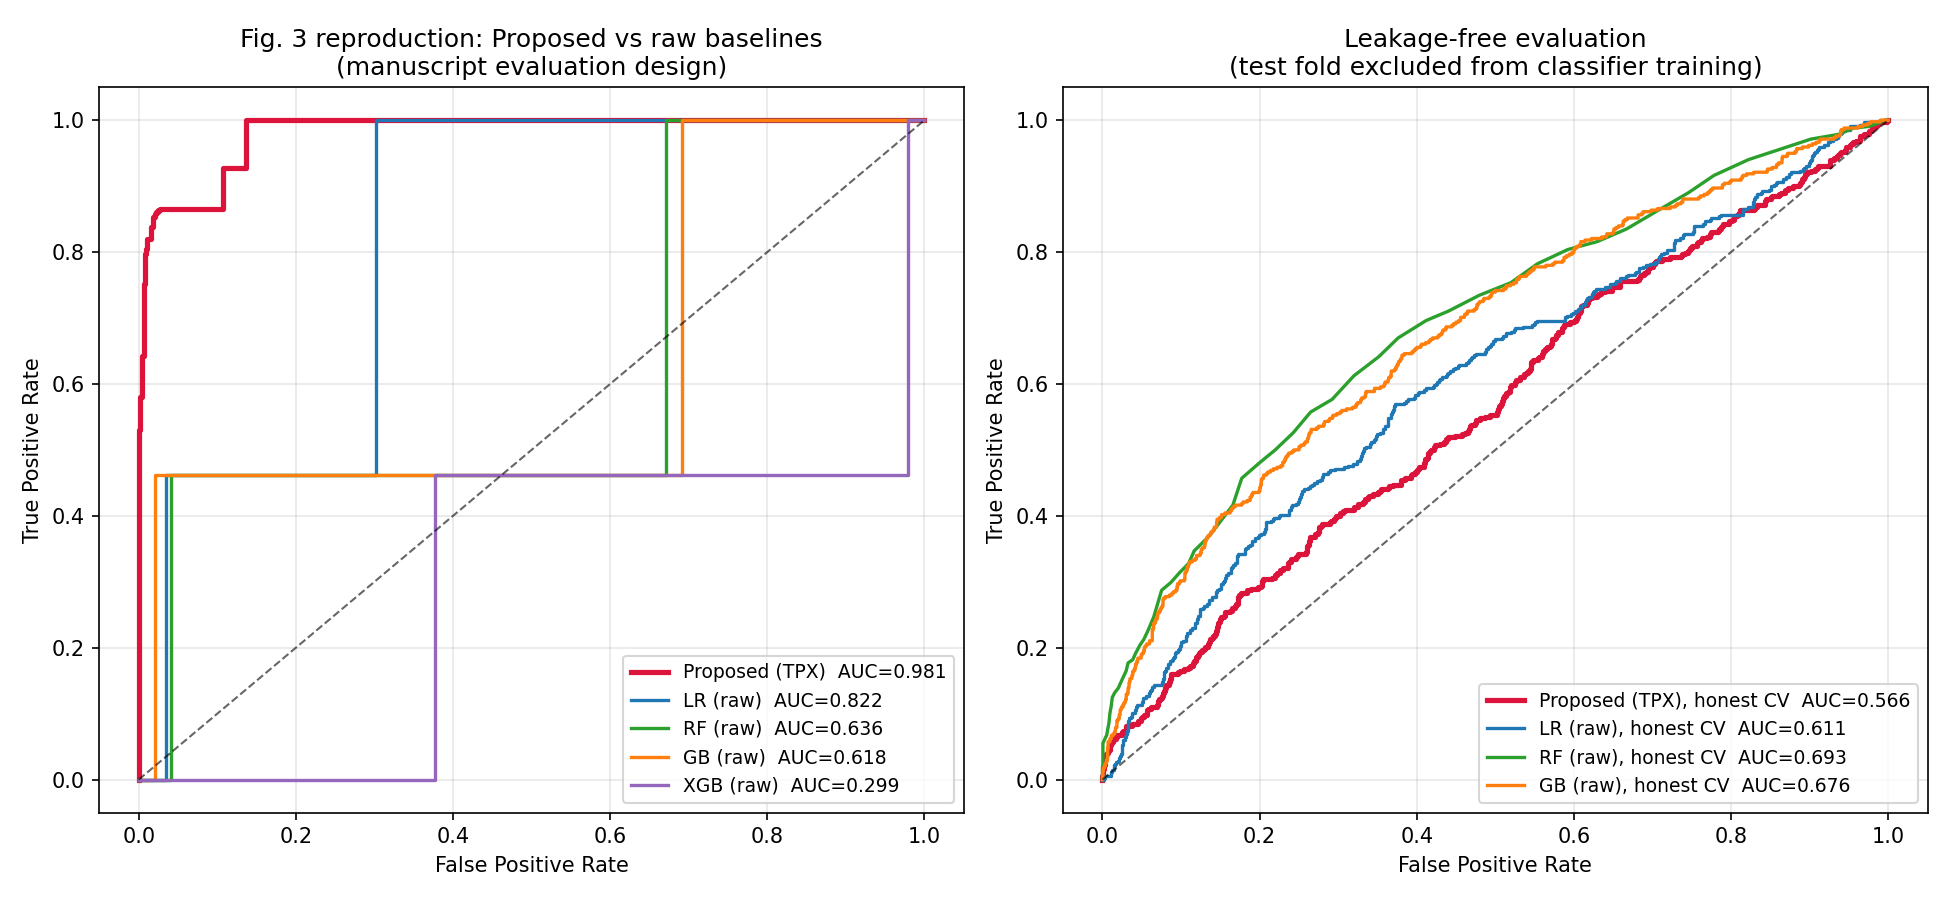

This chart was generated by the following Python code:
# coding: utf-8
"""Reproduce Figure 3 (ROC comparison: proposed TPX vs raw-feature baselines) and
add an honest leakage-free companion panel."""
import sys, warnings
warnings.filterwarnings("ignore")
sys.stdout.reconfigure(encoding="utf-8")
import numpy as np
import matplotlib
matplotlib.use("Agg")
import matplotlib.pyplot as plt
import xgboost as xgb
from sklearn.linear_model import LogisticRegression
from sklearn.ensemble import RandomForestClassifier, GradientBoostingClassifier
from sklearn.model_selection import StratifiedKFold
from sklearn.metrics import roc_curve, roc_auc_score
from repro_common import load_all, load_pca, embed_pca

SEED = 42
x_tr, y_tr, ts0x, ts0y, ts1x, ts1y = load_all()
pca = load_pca()
ytr = y_tr.astype(int)
ratio = np.sum(ytr == 0) / np.sum(ytr == 1)
F_tr = embed_pca(x_tr, pca)
F_ts0 = embed_pca(ts0x, pca); F_ts1 = embed_pca(ts1x, pca)

# ---------- LEFT PANEL: manuscript-style Figure 3 ----------
# Proposed curve = CV-pooled predictions of the fixed pipeline (manuscript design).
w = np.where(ytr == 1, 1.0 + 0.5 * (ratio - 1.0), 1.0)
fixed = xgb.train(dict(objective="multi:softprob", num_class=2, max_depth=6, seed=SEED),
                  xgb.DMatrix(F_tr, label=ytr, weight=w), num_boost_round=107)
skf = StratifiedKFold(n_splits=5, shuffle=True, random_state=SEED)
pooled_p, pooled_y = [], []
for tr_idx, te_idx in skf.split(F_tr, ytr):
    F_val = np.concatenate([F_tr[te_idx], F_ts0, F_ts1])
    y_val = np.concatenate([ytr[te_idx], ts0y, ts1y]).astype(int)
    pooled_p.append(fixed.predict(xgb.DMatrix(F_val))[:, 1]); pooled_y.append(y_val)
pooled_p = np.concatenate(pooled_p); pooled_y = np.concatenate(pooled_y)

# Baselines on raw 9-dim vectors, evaluated on the fixed held-out test set ts0+ts1.
Xr_tr = x_tr.reshape(len(x_tr), -1)
Xr_ts = np.concatenate([ts0x, ts1x]).reshape(len(ts0x) + len(ts1x), -1)
y_ts = np.concatenate([ts0y, ts1y]).astype(int)
base = {}
base["LR"] = LogisticRegression(max_iter=2000).fit(Xr_tr, ytr).predict_proba(Xr_ts)[:, 1]
base["RF"] = RandomForestClassifier(random_state=SEED).fit(Xr_tr, ytr).predict_proba(Xr_ts)[:, 1]
base["GB"] = GradientBoostingClassifier(random_state=SEED).fit(Xr_tr, ytr).predict_proba(Xr_ts)[:, 1]
bx = xgb.train(dict(objective="binary:logistic", max_depth=6, seed=SEED),
               xgb.DMatrix(Xr_tr, label=ytr), num_boost_round=100)
base["XGB"] = bx.predict(xgb.DMatrix(Xr_ts))

fig, axes = plt.subplots(1, 2, figsize=(13, 6))
ax = axes[0]
fpr, tpr, _ = roc_curve(pooled_y, pooled_p)
ax.plot(fpr, tpr, lw=2.5, color="crimson",
        label=f"Proposed (TPX)  AUC={roc_auc_score(pooled_y, pooled_p):.3f}")
colors = {"LR": "tab:blue", "RF": "tab:green", "GB": "tab:orange", "XGB": "tab:purple"}
for name in ["LR", "RF", "GB", "XGB"]:
    fpr, tpr, _ = roc_curve(y_ts, base[name])
    ax.plot(fpr, tpr, lw=1.6, color=colors[name], drawstyle="steps-post",
            label=f"{name} (raw)  AUC={roc_auc_score(y_ts, base[name]):.3f}")
ax.plot([0, 1], [0, 1], "k--", lw=1, alpha=0.6)
ax.set_xlabel("False Positive Rate"); ax.set_ylabel("True Positive Rate")
ax.set_title("Fig. 3 reproduction: Proposed vs raw baselines\n(manuscript evaluation design)")
ax.legend(loc="lower right", fontsize=9); ax.grid(alpha=0.3)

# ---------- RIGHT PANEL: honest leakage-free evaluation ----------
ax = axes[1]
# Honest CV for proposed: train XGB per fold on fold-train PCA, test on held-out fold.
hp, hy = [], []
for tr_idx, te_idx in skf.split(F_tr, ytr):
    wf = np.where(ytr[tr_idx] == 1, 1.0 + 0.5 * (ratio - 1.0), 1.0)
    b = xgb.train(dict(objective="multi:softprob", num_class=2, max_depth=6, seed=SEED),
                  xgb.DMatrix(F_tr[tr_idx], label=ytr[tr_idx], weight=wf), num_boost_round=107)
    hp.append(b.predict(xgb.DMatrix(F_tr[te_idx]))[:, 1]); hy.append(ytr[te_idx])
hp = np.concatenate(hp); hy = np.concatenate(hy)
fpr, tpr, _ = roc_curve(hy, hp)
ax.plot(fpr, tpr, lw=2.5, color="crimson",
        label=f"Proposed (TPX), honest CV  AUC={roc_auc_score(hy, hp):.3f}")
# honest baselines: pooled out-of-fold on raw features
for name, ctor in [("LR", lambda: LogisticRegression(max_iter=2000)),
                   ("RF", lambda: RandomForestClassifier(random_state=SEED)),
                   ("GB", lambda: GradientBoostingClassifier(random_state=SEED))]:
    bp_, by_ = [], []
    for tr_idx, te_idx in skf.split(Xr_tr, ytr):
        m = ctor().fit(Xr_tr[tr_idx], ytr[tr_idx])
        bp_.append(m.predict_proba(Xr_tr[te_idx])[:, 1]); by_.append(ytr[te_idx])
    bp_ = np.concatenate(bp_); by_ = np.concatenate(by_)
    fpr, tpr, _ = roc_curve(by_, bp_)
    ax.plot(fpr, tpr, lw=1.6, color=colors[name], label=f"{name} (raw), honest CV  AUC={roc_auc_score(by_, bp_):.3f}")
ax.plot([0, 1], [0, 1], "k--", lw=1, alpha=0.6)
ax.set_xlabel("False Positive Rate"); ax.set_ylabel("True Positive Rate")
ax.set_title("Leakage-free evaluation\n(test fold excluded from classifier training)")
ax.legend(loc="lower right", fontsize=9); ax.grid(alpha=0.3)

plt.tight_layout()
plt.savefig("repro_figure3.png", dpi=150)
print("Saved repro_figure3.png")
print(f"Proposed (manuscript design) pooled AUC = {roc_auc_score(pooled_y, pooled_p):.3f}")
print(f"Proposed (honest CV)         pooled AUC = {roc_auc_score(hy, hp):.3f}")
